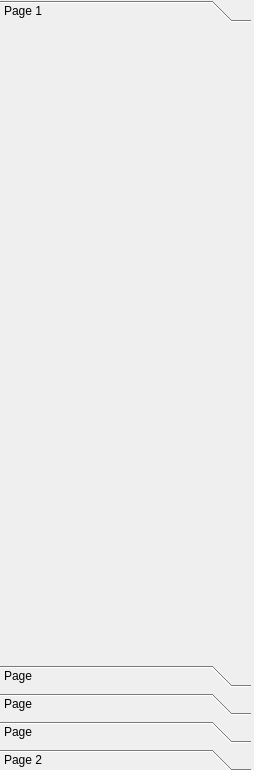
<ui version="4.0" >
 <class>ToolsPanel</class>
 <widget class="QDialog" name="ToolsPanel" >
  <property name="geometry" >
   <rect>
    <x>0</x>
    <y>0</y>
    <width>254</width>
    <height>770</height>
   </rect>
  </property>
  <property name="windowTitle" >
   <string>Dialog</string>
  </property>
  <widget class="QToolBox" name="toolBox" >
   <property name="geometry" >
    <rect>
     <x>0</x>
     <y>0</y>
     <width>251</width>
     <height>771</height>
    </rect>
   </property>
   <property name="currentIndex" >
    <number>0</number>
   </property>
   <widget class="QWidget" name="page" >
    <property name="geometry" >
     <rect>
      <x>0</x>
      <y>0</y>
      <width>233</width>
      <height>613</height>
     </rect>
    </property>
    <attribute name="label" >
     <string>Page 1</string>
    </attribute>
   </widget>
   <widget class="QWidget" name="page_3" >
    <attribute name="label" >
     <string>Page</string>
    </attribute>
   </widget>
   <widget class="QWidget" name="page_4" >
    <attribute name="label" >
     <string>Page</string>
    </attribute>
   </widget>
   <widget class="QWidget" name="page_5" >
    <attribute name="label" >
     <string>Page</string>
    </attribute>
   </widget>
   <widget class="QWidget" name="page_2" >
    <property name="geometry" >
     <rect>
      <x>0</x>
      <y>0</y>
      <width>261</width>
      <height>75</height>
     </rect>
    </property>
    <attribute name="label" >
     <string>Page 2</string>
    </attribute>
   </widget>
  </widget>
 </widget>
 <resources/>
 <connections/>
</ui>
